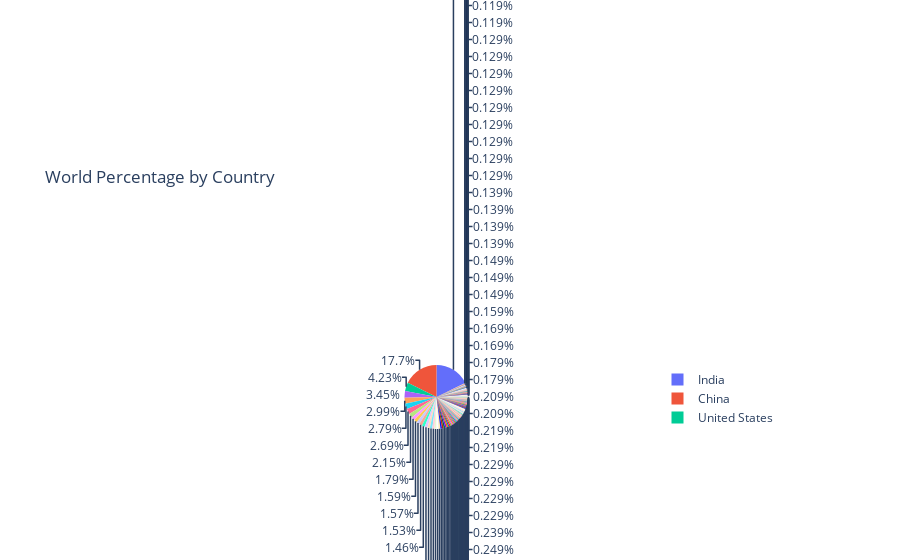

Write notebook code for a chart like this one.
### Code cell
import plotly.express as px
data_from_mongo = list(collection.find({}, {'country': 1, 'worldPercentage': 1})) 
df = pd.DataFrame(data_from_mongo)
fig = px.pie(df, names='country', values='worldPercentage', title='World Percentage by Country')
fig.show()

### Figure 1 — Plotly figure (JSON) as saved in the notebook; plotly's stock layout.template omitted (floating-point values rounded to 4 significant figures; data arrays with more than 128 entries replaced by an {"elided": "..."} marker saying what was removed)
{"data": [{"domain": {"x": [0, 1], "y": [0, 1]}, "hovertemplate": "country=%{label}<br>worldPercentage=%{value}<extra></extra>", "labels": {"elided": "234 str values"}, "legendgroup": "", "name": "", "showlegend": true, "type": "pie", "values": {"elided": "234 float values"}}], "layout": {"autosize": true, "legend": {"tracegroupgap": 0}, "title": {"text": "World Percentage by Country"}}}
